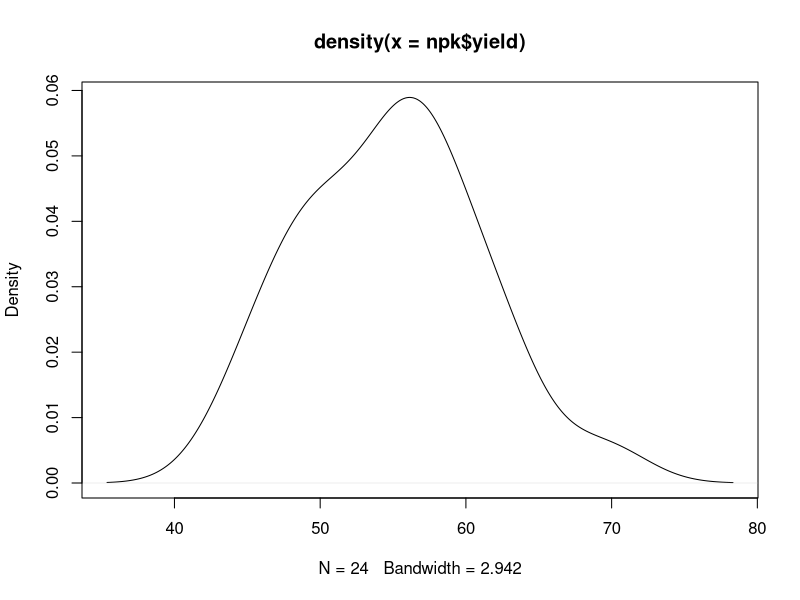
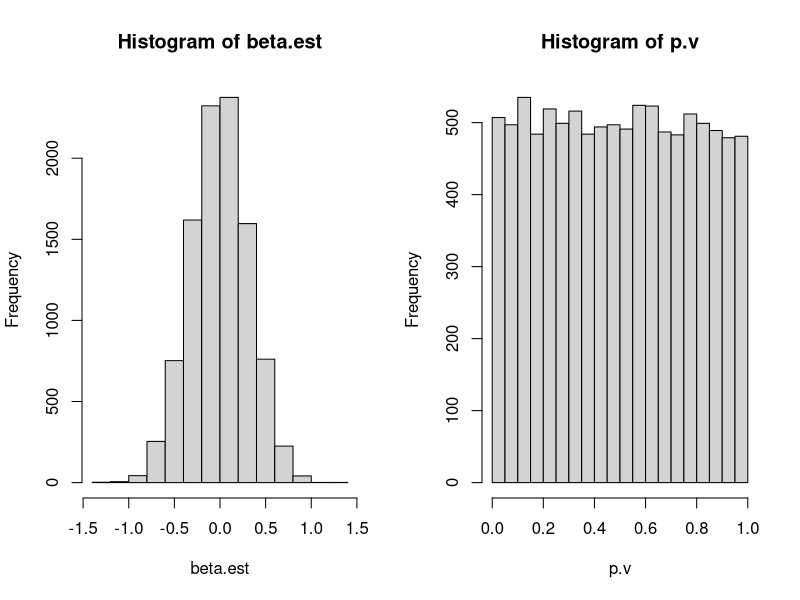
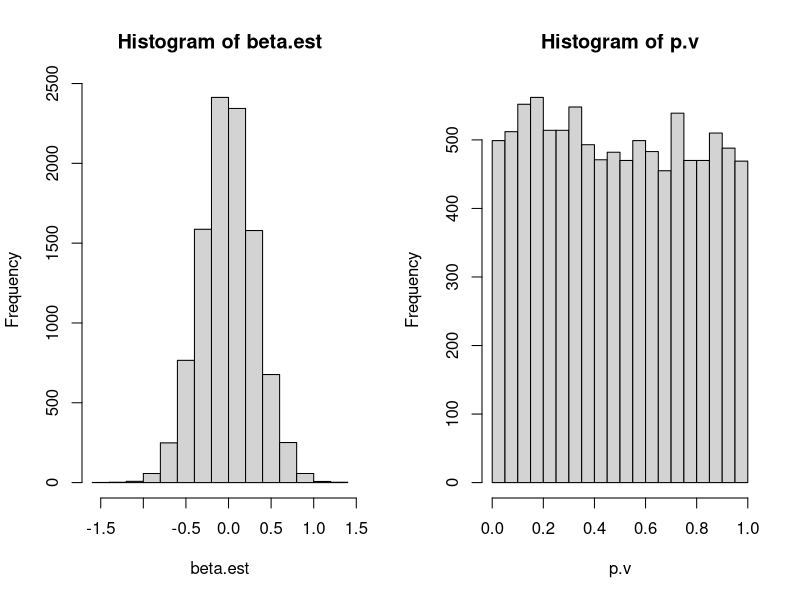
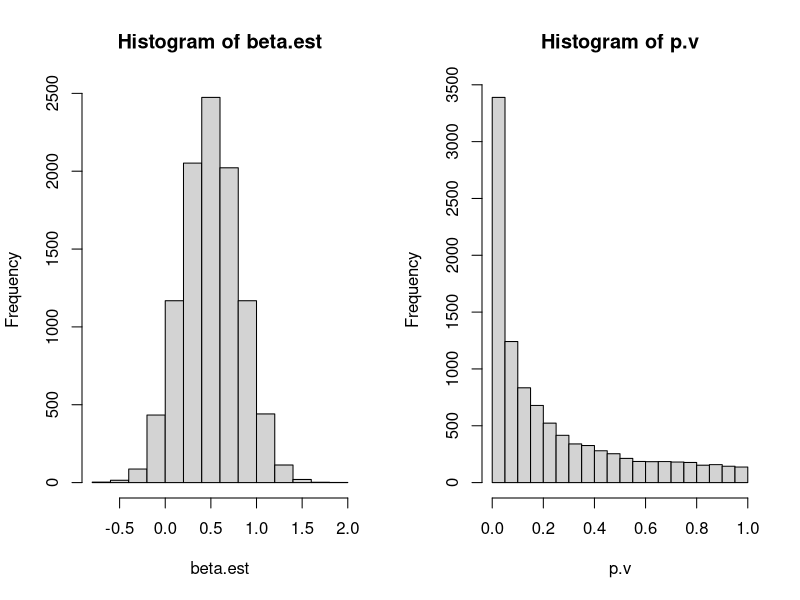
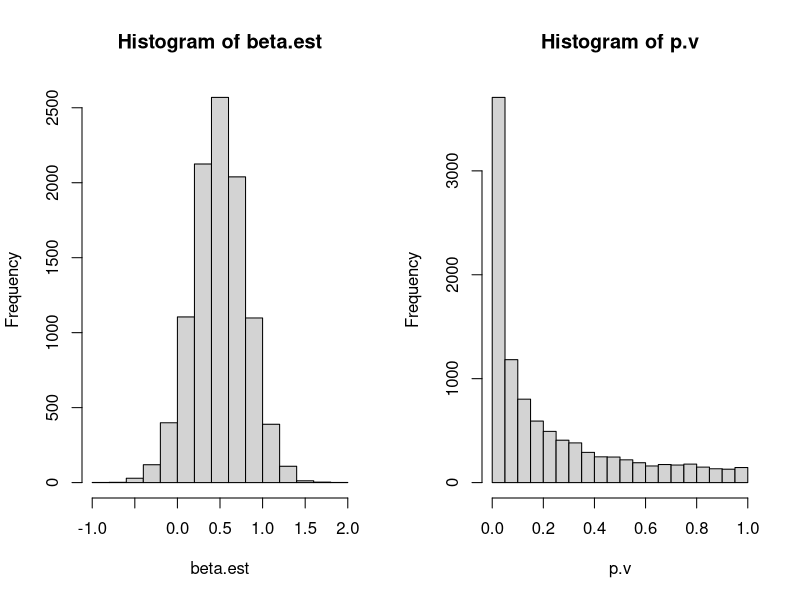
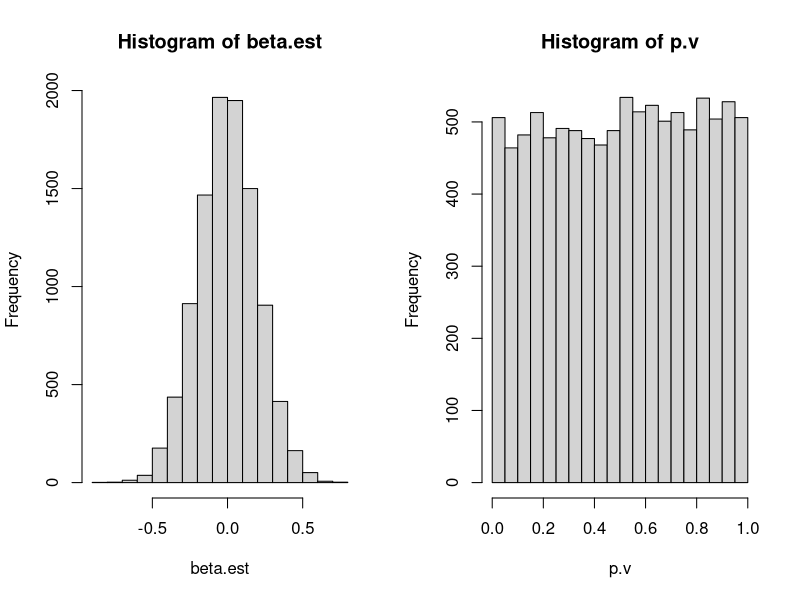
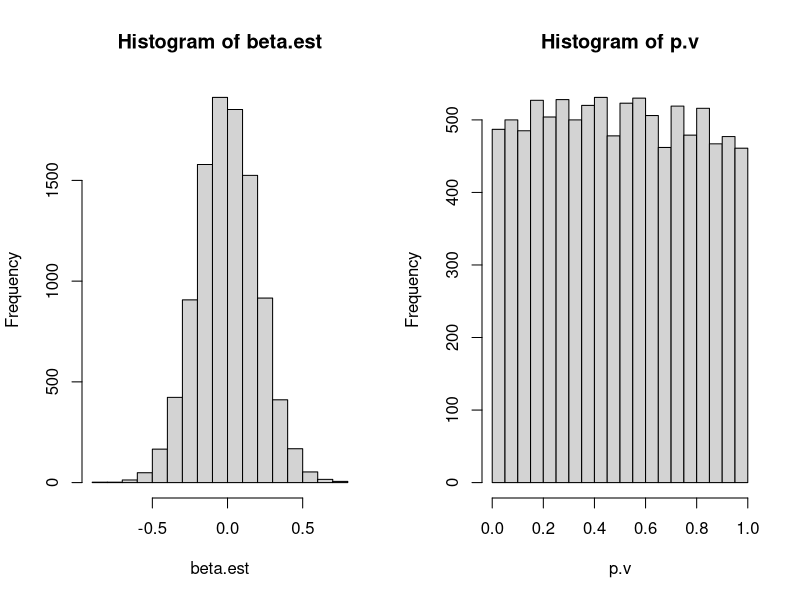
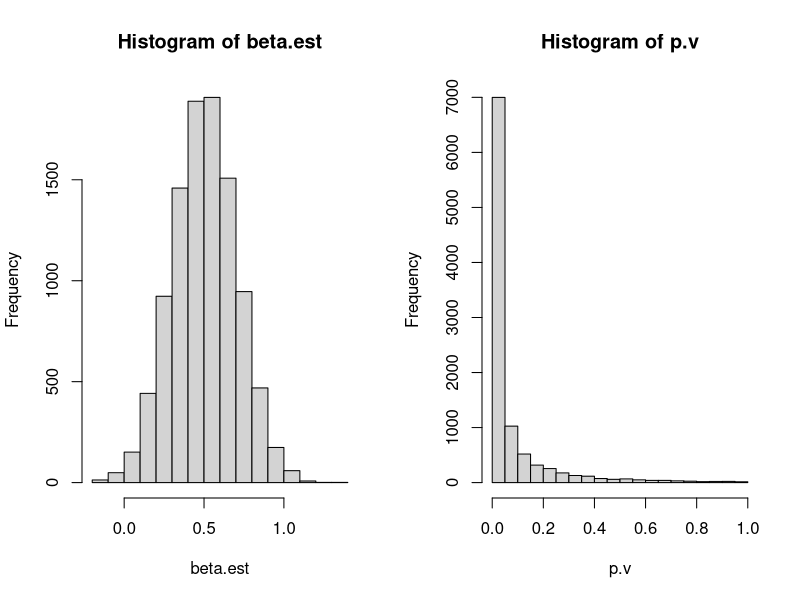

Recreate these plots in R, in order. (Note: a time limit stopped this script after it produced the figures.)
## ---- chunk 1
fitmodel <- function(n, k) {
  # n: sample size
  # k: number of predictors
  # return linear model fit for given sample size and k predictors
  x <- data.frame(matrix( rnorm(n*k), nrow=n))
  names(x) <- paste("x", seq(k), sep="")
  x$y <- rnorm(n)  
  summary(lm(y~., data=x))
  
}
fitmodel(100,99)
## ---- chunk 2
?npk
data(npk)
summary(npk)
plot(density(npk$yield))
## ---- chunk 3
str(npk)
(yield_on_N <- lm(as.numeric(npk$yield) ~ npk$N))
(yield_on_P <- lm(as.numeric(npk$yield) ~ npk$P))
(yield_on_K <- lm(as.numeric(npk$yield) ~ npk$K))

## ---- chunk 4
Yield_N0 <- npk$yield[npk$N==0]
Yield_N1 <- npk$yield[npk$N==1]
t.test(Yield_N0, Yield_N1)
summary(yield_on_N)
## ---- chunk 5
summary(o <- lm(npk$yield ~ npk$N + npk$P + npk$K))
## ---- chunk 6
n <- 500
Y_0 <- rnorm(n, sd=10)
X <-  runif(n) < 0.5
Y_1 <- 0.7 * Y_0 + sqrt(1-0.7^2)* rnorm(n, mean=0, sd=10) + 0.3 * X
#tapply(Y_1,Y_0,mean)
cor(Y_0, Y_1, method = "pearson")
lm(Y_1 ~ Y_0)
## ---- chunk 7
Y1_X0 <- Y_1[X==0]
Y1_X1 <- Y_1[X==1]
t.test(Y1_X1, Y1_X0)

#length(Y_1[X==0])
#length(Y_1[X==1])

summary(lm(Y_1~X))
## ---- chunk 8
Y1_Y0 <- Y_1 - Y_0
Y1_Y0_X0 <- Y1_Y0[X==0]
Y1_Y0_X1 <- Y1_Y0[X==1]

t.test(Y1_Y0_X1, Y1_Y0_X0)

summary(lm((Y_1 - Y_0)~X))
## ---- chunk 9
summary(lm((Y_1 - Y_0)~X+Y_0))
## ---- chunk 10
summary(lm(Y_1 ~X+Y_0))
## ---- chunk 11
Sim <- function(n, beta, rfunc=rnorm, R=10^4) {
  N <- 2*n
  qt.975 <- qt(0.975, df=N-2)
  beta.est <- p.v <- rep(NA, R)
  CI <- matrix(nrow=R, ncol=2)
  for (r in 1:R) {
    X <- rep(0:1, each=n)
    noise <- rfunc(N)
    Y <- beta * X + noise
    os <- summary(lm(Y ~ X))
    beta.est[r] <- os$coef[2,1]
    CI[r,] <- os$coef[2,1] + os$coef[2,2] * qt.975 * c(-1,+1)
    p.v[r] <- os$coef["X", "Pr(>|t|)"]
  }

  mn <- mean(beta.est)
  cover <- mean(CI[,1]<beta & beta < CI[,2])
  emp.type1err <- mean(p.v < 0.05)
  par(mfrow=c(1,2))
  hist(beta.est)
  hist(p.v)
  c(average=mn, coverage=cover, emp.type1err=emp.type1err)
 #CI
  }
Sim(n=20, beta=0, rfunc=rnorm)
Sim(n=20, beta=0, rfunc=rexp)
Sim(n=20, beta=0.5, rfunc=rnorm)
Sim(n=20, beta=0.5, rfunc=rexp)
Sim(n=50, beta=0, rfunc=rnorm)
Sim(n=50, beta=0, rfunc=rexp)
Sim(n=50, beta=0.5, rfunc=rnorm)
Sim(n=50, beta=0.5, rfunc=rexp)
